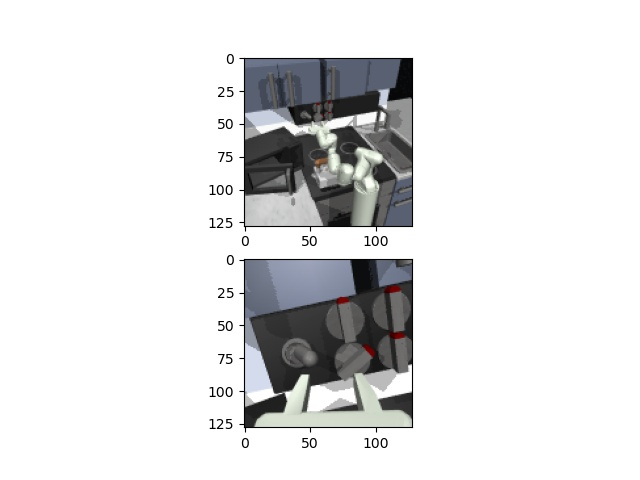

The script that saved this image:
import numpy as np
from PIL import Image
import matplotlib.pyplot as plt
import csv
import argparse

"""
Helper script to inspect Frank Kitchen demonstrations

Keys are:
['t', 'qp', 'qv', 'obj_qp', 'obj_qv', 'goal', 'obs', 'image', 'image_gripper', 'action', 'reward']
"""
# set up argument parser
parser = argparse.ArgumentParser(description='Process list inputs for hyperparameters in experiments launches')
parser.add_argument('-k', nargs='?', type=int, default=0)
args = parser.parse_args()

path = '/iris/u/ahmedah/kitchen_demos_multitask/friday_microwave_bottomknob_switch_slide/'
curr_npz = 'kitchen_playdata_2019_06_28_12_41_11.npz'
data = np.load(path + curr_npz)

# viz images
k = args.k
f, arrs = plt.subplots(2, 1)
qp = data['qp']
qv = data['qv']
obj_qp = data['obj_qp']
obj_qv = data['obj_qv']
img_s = data['image']
img_g = data['image_gripper']
arrs[0].imshow(img_s[k])
arrs[1].imshow(img_g[k])
plt.savefig('/iris/u/ahmedah/incremental-skill-learning/viz/viz_kitchen.jpg')

# remember to index to i+1 of the switch index so [:i+1]